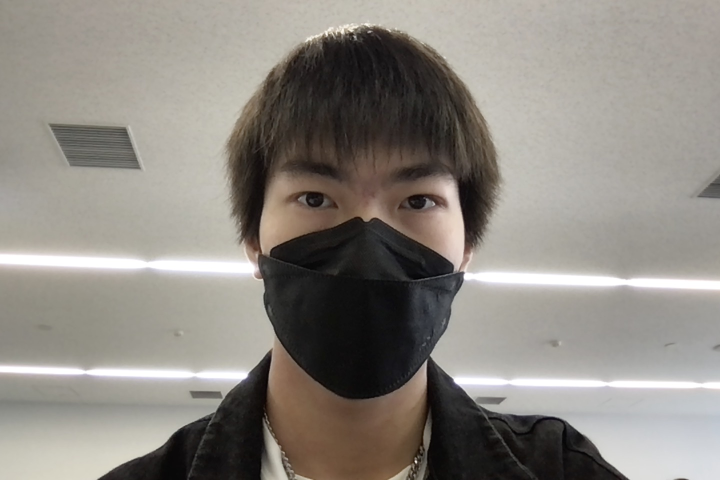
//> input picture 01_2024-04-16/src/photo.jpg, 1440 x 960 px, given in place of obj.mov, which was not available (shown at 1/2 size)
$ ./dip07_kadai3   (built with g++ and OpenCV 4)
//> lines starting //> are read from the running program, lines starting //| are printed output that depends on the picture; after the words box and inside, x2 and y2 are one past the last pixel; in counts of white or black regions, pixels touching at a corner belong together; pictures that were not available may be replaced by others from this repository, and a replacement may not be noted
//(OpenCV4) g++ -std=c++11 dip07a.cpp `pkg-config --cflags --libs opencv4`
//(OpenCV3) g++ dip07a.cpp `pkg-config --cflags --libs opencv`
#include <iostream>  //入出力関連ヘッダ
#include <opencv2/opencv.hpp>  //OpenCV関連ヘッダ

int main (int argc, char* argv[])
{
    //①ビデオキャプチャの初期化
    cv::VideoCapture capture("./src/obj.mov");  //ビデオファイルをオープン
    if (capture.isOpened()==0) {
        printf("Camera not found\n");
        return -1;
    }

    //②画像格納用インスタンス準備
    cv::Size imageSize(720, 405);
    cv::Mat originalImage;
    cv::Mat frameImage(imageSize, CV_8UC3);
    cv::Mat backImage(imageSize, CV_8UC3);
    cv::Mat subImage(imageSize, CV_8UC3);
    cv::Mat subBinImage(imageSize, CV_8UC1);
    cv::Mat resultImage(imageSize, CV_8UC3);

    cv::Mat outputImage(imageSize, CV_8UC3);

    //③画像表示用ウィンドウの生成
    cv::namedWindow("Frame");
    cv::moveWindow("Frame", 0, 0);
    cv::namedWindow("Back");
    cv::moveWindow("Back", 50, 50);
    cv::namedWindow("Subtraction");
    cv::moveWindow("Subtraction", 100, 100);
    cv::namedWindow("Result");
    cv::moveWindow("Result", 150, 150);
    cv::namedWindow("Output");
    cv::moveWindow("Output", 200, 200);

    cv::VideoWriter rec("./dst/dip07_kadai3.mp4", cv::VideoWriter::fourcc('m', 'p', '4', 'v'), 30, cv::Size(720, 405));

    //④動画処理用無限ループ
    while (1) {
        //(a)ビデオキャプチャから1フレーム"originalImage"を取り込んで，"frameImage"を生成
        capture >> originalImage;
//> originalImage is the input picture: 960 rows x 1440 cols, CV_8UC3; mean B, G, R 128.8, 135.5, 140.4
        //ビデオが終了したら無限ループから脱出
        if (originalImage.data==NULL) break;
        //"originalImage"をリサイズして"frameImage"生成
        cv::resize(originalImage, frameImage, imageSize);
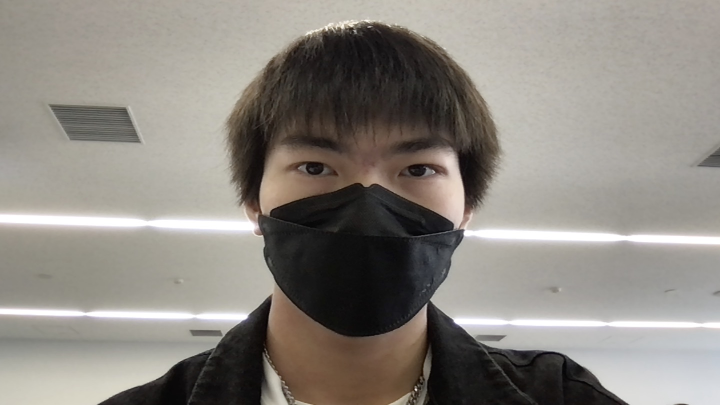
//> frameImage: 405 rows x 720 cols, CV_8UC3; mean B, G, R 128.7, 135.4, 140.3

        //(b)"frameImage"と"backImage"との差分画像"subImage"の生成
        cv::absdiff(frameImage, backImage, subImage);

        //outputImageの初期化
        outputImage = cv::Scalar(0);

        //(b')"subImage"をグレースケール変換→しきい値処理した画像"subBinImage"を生成
        cv::cvtColor(subImage, subBinImage, cv::COLOR_BGR2GRAY);
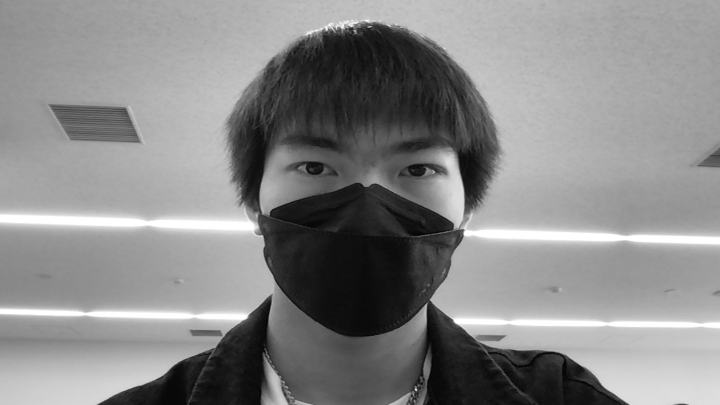
//> subBinImage: 405 rows x 720 cols, CV_8UC1; min 1, max 255, mean 136.1
        cv::threshold(subBinImage, subBinImage, 10, 255, cv::THRESH_BINARY);
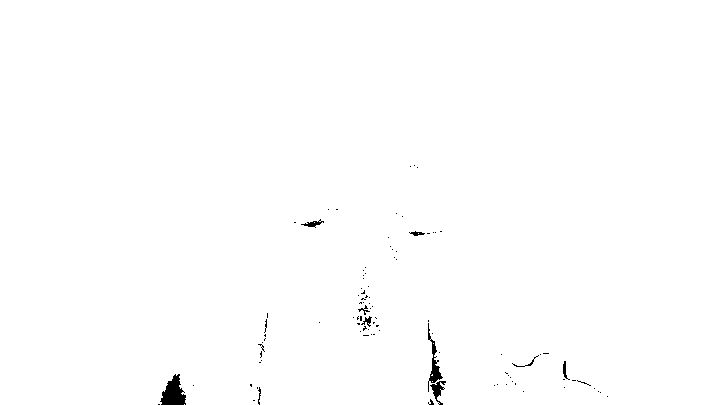
//> subBinImage: 405 rows x 720 cols, CV_8UC1; 99.5% white; 98 black regions (88 under 20 px)

        //frameImageの輪郭を検出
        std::vector<std::vector<cv::Point>> contours;
        cv::findContours(subBinImage, contours, cv::RETR_EXTERNAL, cv::CHAIN_APPROX_SIMPLE);
//> contours = 2 contours, 1 with area under 20; largest, box (x1, y1, x2, y2) and area: (0, 0, 720, 405) 289695

        //輪郭のうち、subBinImageに描画されているものと座標が一致or近いものをoutputImageに描画
        for (int i = 0; i < contours.size(); i++) {
            cv::Rect rect = cv::boundingRect(contours[i]);
            //物体の色を取得
            //輪郭の中心座標から色を取得
            cv::Point center(rect.x + rect.width / 2, rect.y + rect.height / 2);
            cv::Vec3b color = frameImage.at<cv::Vec3b>(center);
            cv::drawContours(outputImage, contours, i, color, 2);
        }
//> this loop made 2 passes
//> (rect, color) on pass 1: (Rect(184, 404, 1, 1), [11, 10, 12])
//> (rect, center, color) on pass 2: (Rect(0, 0, 720, 405), Point(360, 202), [30, 32, 32])
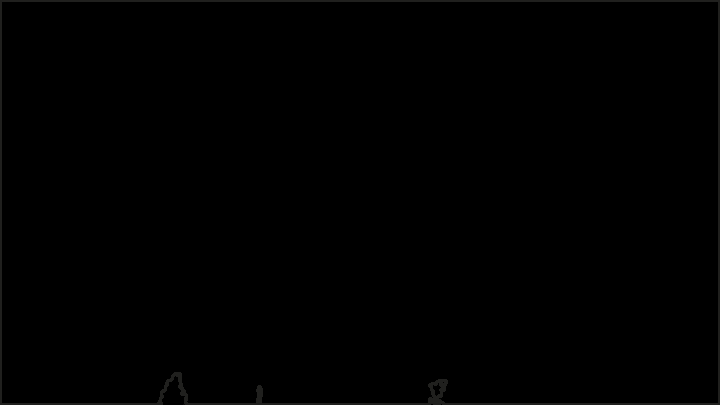
//> outputImage: 405 rows x 720 cols, CV_8UC3; mean B, G, R 0.5, 0.6, 0.6


        //(b")"frameImage"を"subBinImage"マスク付きで"resultImage"にコピー
        resultImage = cv::Scalar(0);
        frameImage.copyTo(resultImage, subBinImage);

        //(c)"frameImage"，"backImage"，"subImage"の表示
        cv::imshow("Frame", frameImage);
        cv::imshow("Back", backImage);
        cv::imshow("Subtraction", subBinImage);
        cv::imshow("Result", resultImage);
        cv::imshow("Output", outputImage);

        //(d)"frameImage"で"backImage"を更新
        frameImage.copyTo(backImage);

        //(e)キー入力待ち
        int key = cv::waitKey(20);
//> the 'q' key is pressed

        rec << outputImage;

        //[Q]が押されたら無限ループ脱出
        if (key=='q') break;

        //[C]が押されたら"frameImage"で"backImage"を更新
        if (key=='c') frameImage.copyTo(backImage);
    }

    //⑤終了処理
    //カメラ終了
    capture.release();
    //メッセージを出力して終了
    printf("Finished\n");
    return 0;
}
